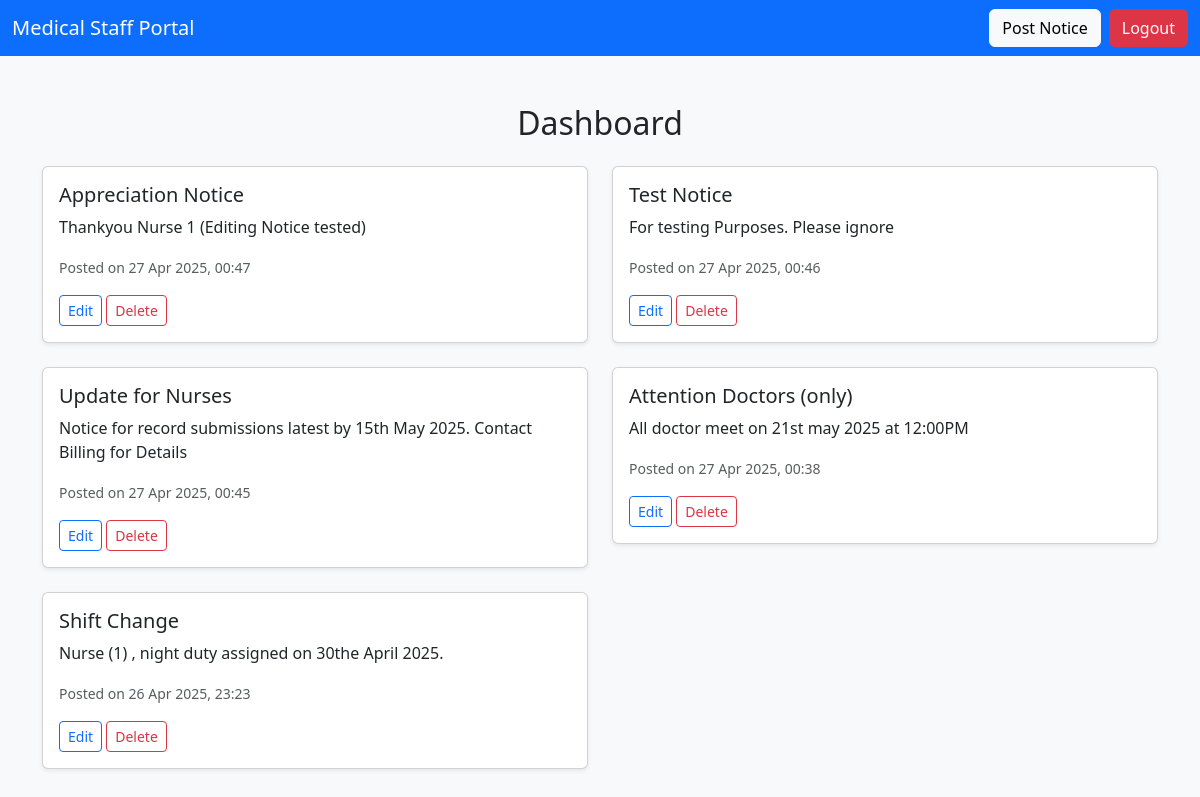
Page /dashboard/ (signed in) on the committed database.
### portalapp/models.py (models this page shows, shortened)
class Notice(models.Model):
    title = models.CharField(max_length=255)
    description = models.TextField()
    created_at = models.DateTimeField(auto_now_add=True)
    posted_by = models.ForeignKey(User, on_delete=models.CASCADE)

### portalapp/views.py (the view)
# urls.py: path('dashboard/', views.dashboard_view, name='dashboard'),
@login_required
def dashboard_view(request):
    notices = Notice.objects.all().order_by('-created_at')
    return render(request, 'dashboard.html', {'notices': notices})

### portalapp/Templates/dashboard.html
{% extends 'base.html' %}
{% block content %}
<h2 class="mb-4 text-center">Dashboard</h2>
{% if notices %}
<div class="row">
    {% for notice in notices %}
    <div class="col-md-6">
        <div class="card mb-4 shadow-sm">
            <div class="card-body">
                <h5 class="card-title">{{ notice.title }}</h5>
                <p class="card-text">{{ notice.description }}</p>
                <p class="card-text">
                    <small class="text-muted">Posted on {{ notice.created_at|date:"d M Y, H:i" }}</small>
                </p>
                {% if user.is_staff %}
                <div class="mt-2">
                    <a href="{% url 'edit_notice' notice.id %}" class="btn btn-sm btn-outline-primary">Edit</a>
                    <a href="{% url 'delete_notice' notice.id %}"
                       class="btn btn-sm btn-outline-danger"
                       onclick="return confirm('Are you sure you want to delete this notice?');">
                        Delete
                    </a>
                </div>
                {% endif %}
            </div>
        </div>
    </div>
    {% endfor %}
</div>
{% else %}
<p class="text-center">No notices have been posted yet.</p>
{% endif %}
{% endblock %}

### portalapp/Templates/base.html (shortened to what this page needs)
<!DOCTYPE html>
<html lang="en">
<head>
    <link href="https://cdn.jsdelivr.net/npm/bootstrap@5.3.2/dist/css/bootstrap.min.css" rel="stylesheet">
</head>
<body style="background-color: #f8f9fa;">
    {% if user.is_authenticated %}
    <nav class="navbar navbar-expand-lg navbar-dark bg-primary">
        <div class="container-fluid">
            <a class="navbar-brand" href="{% url 'dashboard' %}">Medical Staff Portal</a>
            <div class="d-flex">
                {% if user.is_staff %}
                <a class="btn btn-light me-2" href="{% url 'post_notice' %}">Post Notice</a>
                {% endif %}
                <a class="btn btn-danger" href="{% url 'logout' %}">Logout</a>
            </div>
        </div>
    </nav>
    {% endif %}
    <div class="container mt-5">
        {% block content %}
        {% endblock %}
    </div>
</body>
</html>

### rows in the picture
Notice: title "Appreciation Notice", description "Thankyou Nurse 1 (Editing Notice tested)", created_at "27 Apr 2025, 00:47"
Notice: title "Test Notice", description "For testing Purposes. Please ignore", created_at "27 Apr 2025, 00:46"
Notice: title "Update for Nurses", description "Notice for record submissions latest by 15th May 2025. Contact Billing for Details", created_at "27 Apr 2025, 00:45"
Notice: title "Attention Doctors (only)", description "All doctor meet on 21st may 2025 at 12:00PM", created_at "27 Apr 2025, 00:38"
Notice: title "Shift Change", description "Nurse (1) , night duty assigned on 30the April 2025.", created_at "26 Apr 2025, 23:23"
